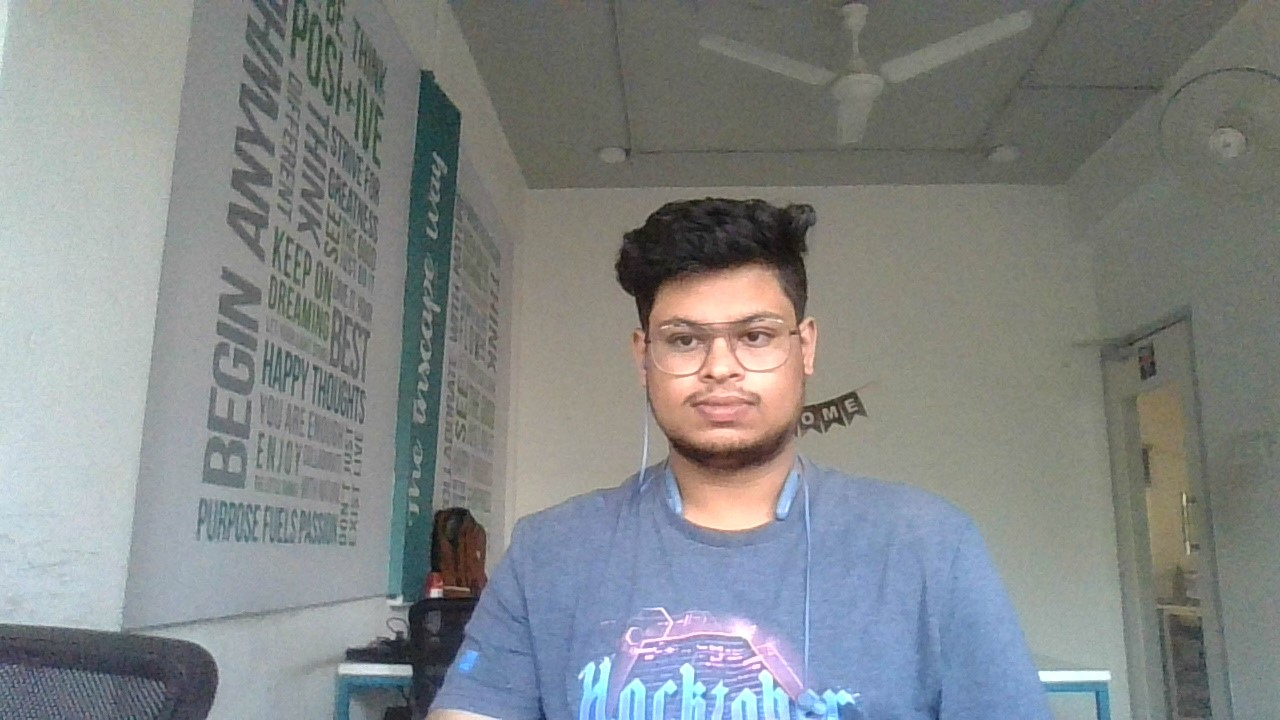
#> input picture data/aditya.jpg, 1280 x 720 px, given in place of the camera
$ python '13_edge_detection&gradients.py'   (older library calls are emulated)
#> lines starting #> are read from the running program, lines starting #| are printed output that depends on the picture
import cv2
import numpy as np

cap = cv2.VideoCapture(0)

while cap:
    ret, frame = cap.read()
#> frame is the input picture: shape (720, 1280, 3); mean B, G, R 134.8, 134.7, 130.5
    if not ret:
        break
    laplacian = cv2.Laplacian(frame, cv2.CV_64F)
    sobelx = cv2.Sobel(frame, cv2.CV_64F, 1, 0, ksize=5)
    sobely = cv2.Sobel(frame, cv2.CV_64F, 0, 1, ksize=5)
    canny = cv2.Canny(frame, 100, 100)
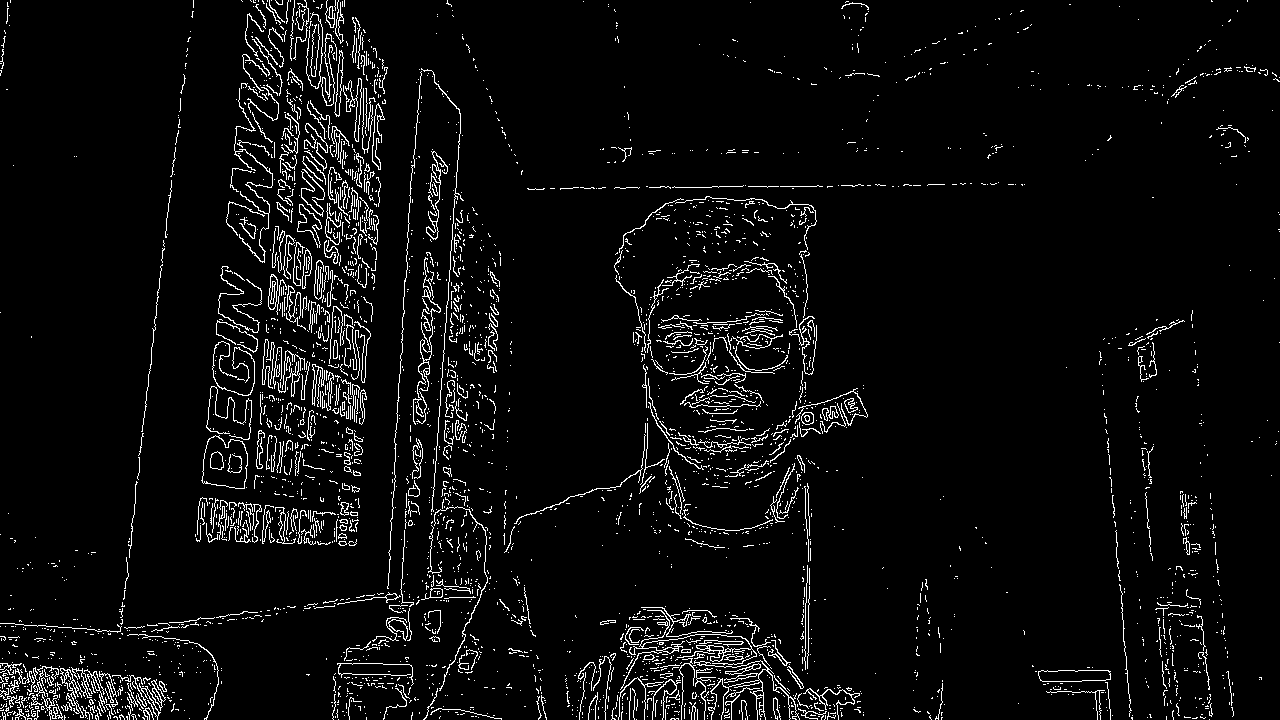
#> canny: shape (720, 1280); 4.8% white in thin lines or dots

    cv2.imshow("laplacian", laplacian)
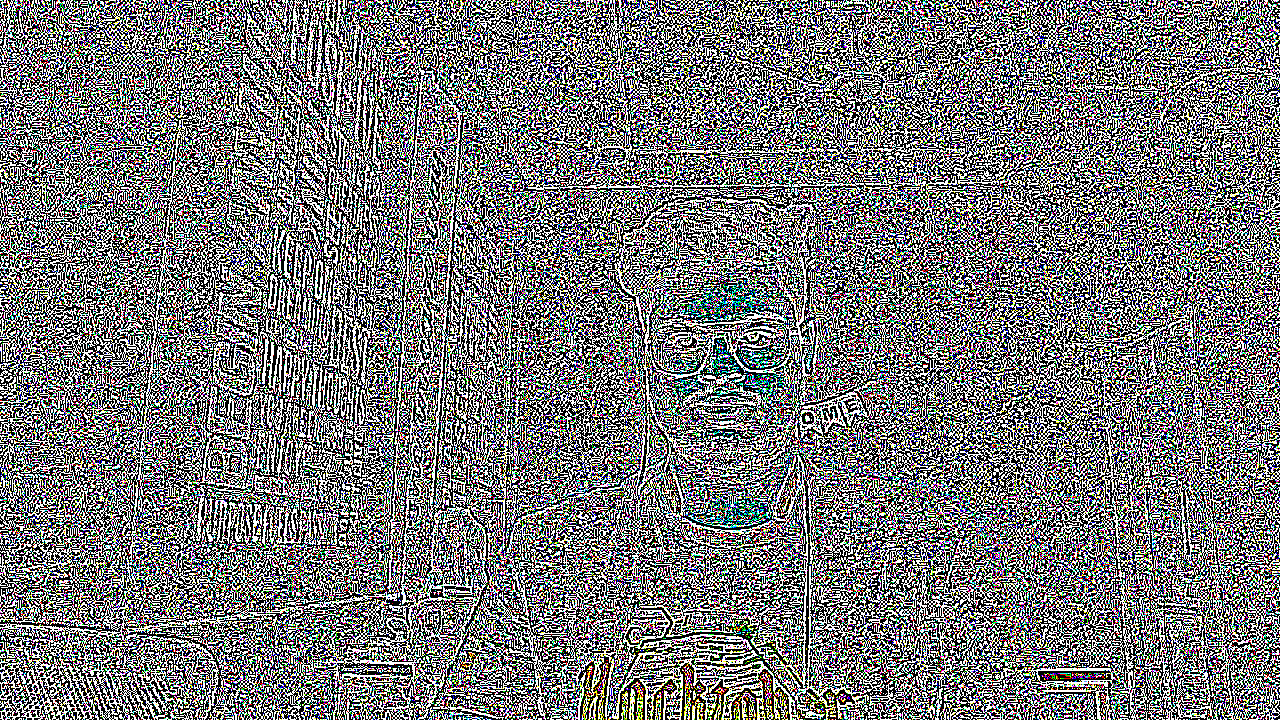
#> window 'laplacian': shape (720, 1280, 3); mean B, G, R 117.9, 117.9, 117.7
    cv2.imshow("sobelx", sobelx)
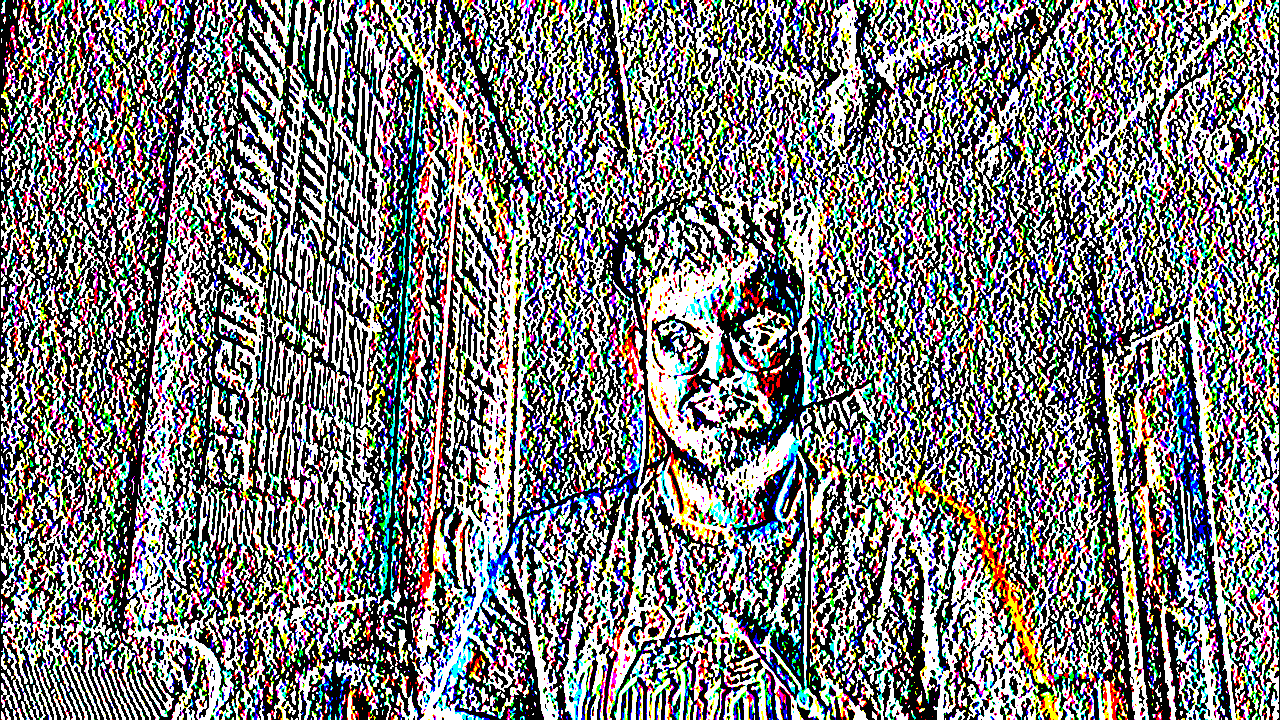
#> window 'sobelx': shape (720, 1280, 3); mean B, G, R 123.1, 123.4, 123.9
    cv2.imshow("sobely", sobely)
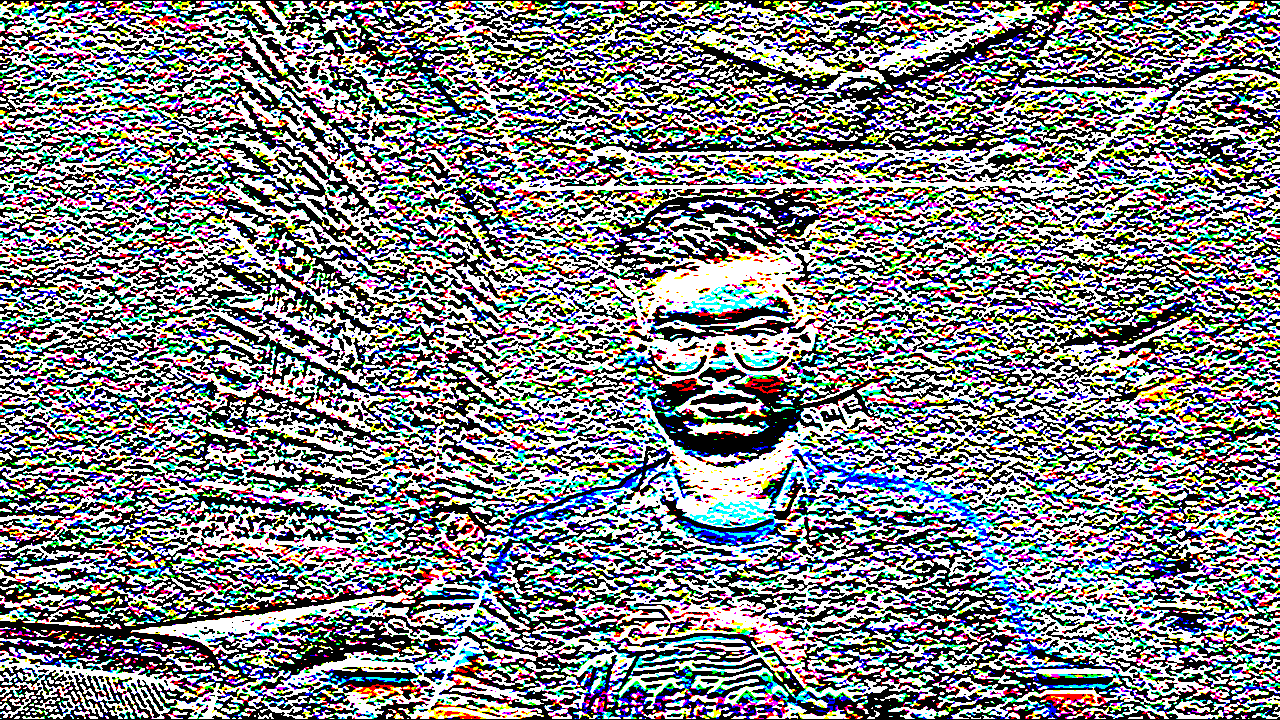
#> window 'sobely': shape (720, 1280, 3); mean B, G, R 133.1, 131.2, 129.4
    cv2.imshow("canny", canny)


    if cv2.waitKey(1) & 0xFF == ord("q"):
#> (key q is pressed here)
        break

cap.release()
cv2.destroyAllWindows()

$ run again, on data/img2.jpg
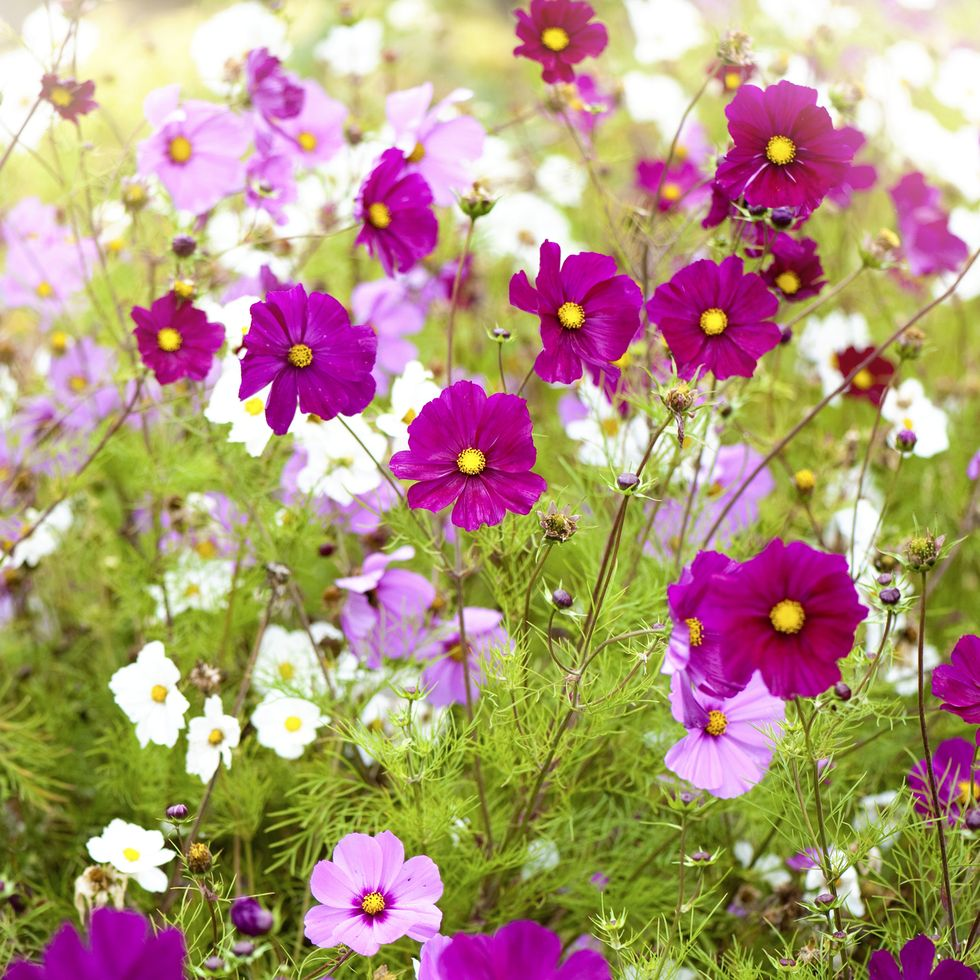
#> input picture data/img2.jpg, 980 x 980 px, given in place of the camera
#> frame is the input picture: shape (980, 980, 3); mean B, G, R 124.3, 150.3, 177.2
#> `canny = cv2.Canny(frame, 100, 100)`:
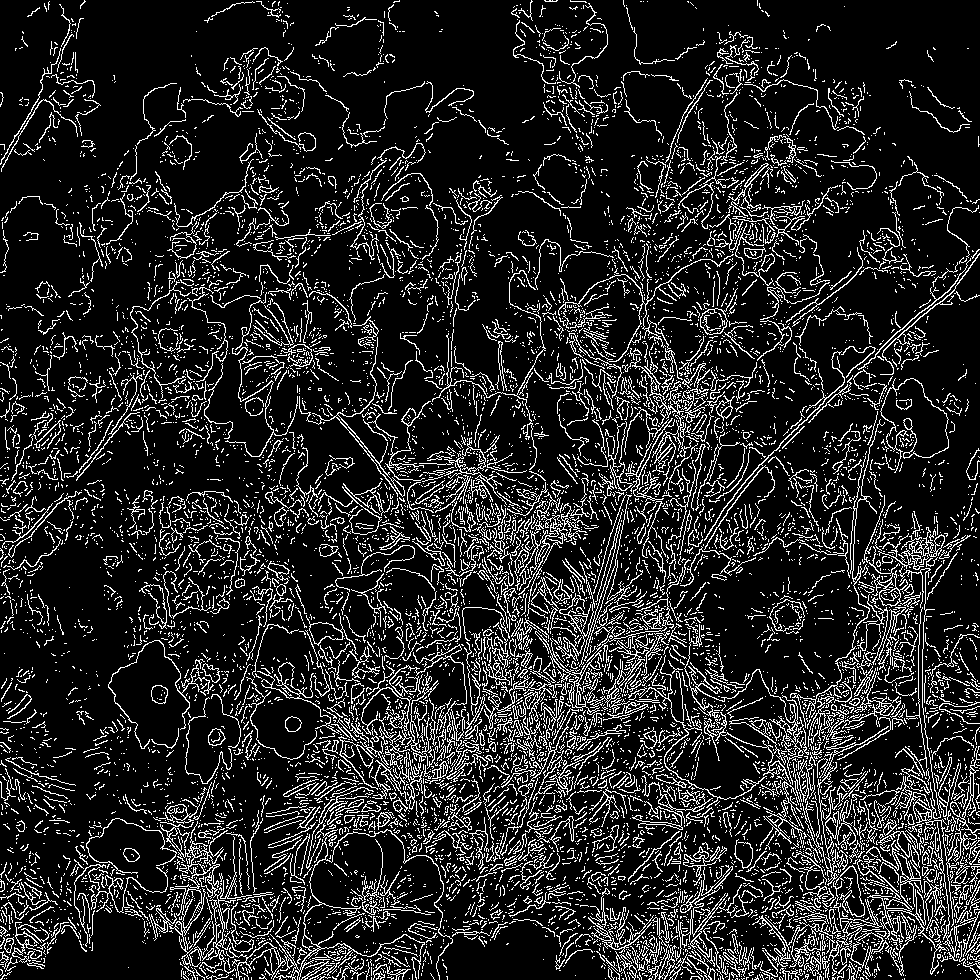
#> canny: shape (980, 980); 14.4% white in thin lines or dots
#> `cv2.imshow("sobely", sobely)`:
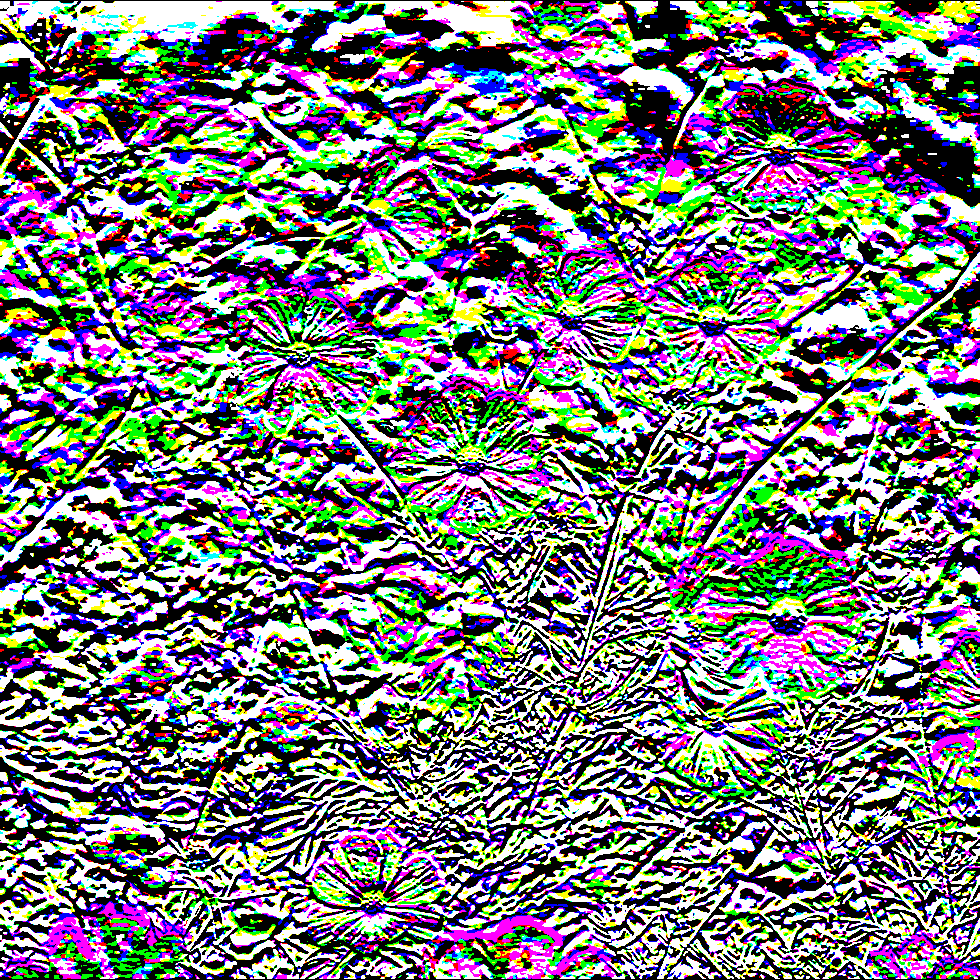
#> window 'sobely': shape (980, 980, 3); mean B, G, R 123.5, 122.8, 122.8
